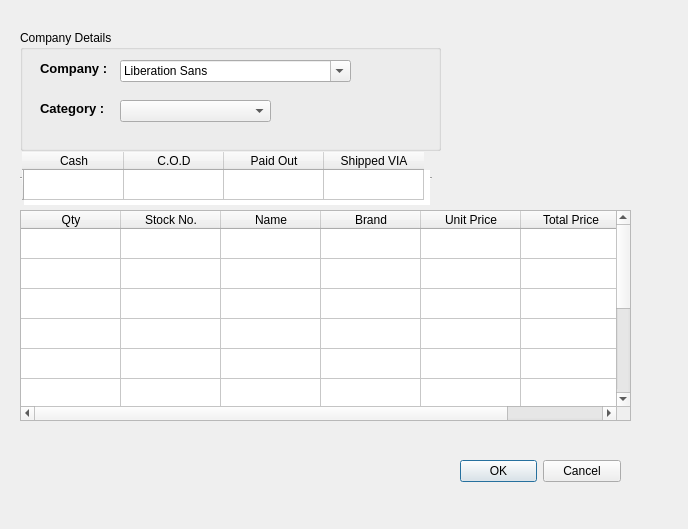
<?xml version="1.0" encoding="UTF-8"?>
<ui version="4.0">
 <class>RestockForm</class>
 <widget class="QWidget" name="RestockForm">
  <property name="geometry">
   <rect>
    <x>0</x>
    <y>0</y>
    <width>688</width>
    <height>529</height>
   </rect>
  </property>
  <property name="windowTitle">
   <string>Form</string>
  </property>
  <widget class="QGroupBox" name="CompanygroupBox">
   <property name="geometry">
    <rect>
     <x>20</x>
     <y>30</y>
     <width>421</width>
     <height>121</height>
    </rect>
   </property>
   <property name="title">
    <string>Company Details</string>
   </property>
   <widget class="QLabel" name="companylabel">
    <property name="geometry">
     <rect>
      <x>20</x>
      <y>30</y>
      <width>71</width>
      <height>16</height>
     </rect>
    </property>
    <property name="font">
     <font>
      <pointsize>10</pointsize>
      <weight>75</weight>
      <bold>true</bold>
     </font>
    </property>
    <property name="text">
     <string>Company : </string>
    </property>
   </widget>
   <widget class="QFontComboBox" name="CompanyfontComboBox">
    <property name="geometry">
     <rect>
      <x>100</x>
      <y>30</y>
      <width>231</width>
      <height>22</height>
     </rect>
    </property>
   </widget>
   <widget class="QLabel" name="companylabel_2">
    <property name="geometry">
     <rect>
      <x>20</x>
      <y>70</y>
      <width>71</width>
      <height>16</height>
     </rect>
    </property>
    <property name="font">
     <font>
      <pointsize>10</pointsize>
      <weight>75</weight>
      <bold>true</bold>
     </font>
    </property>
    <property name="text">
     <string>Category : </string>
    </property>
   </widget>
   <widget class="QComboBox" name="comboBox">
    <property name="geometry">
     <rect>
      <x>100</x>
      <y>70</y>
      <width>151</width>
      <height>22</height>
     </rect>
    </property>
   </widget>
  </widget>
  <widget class="QTableWidget" name="tableWidget">
   <property name="geometry">
    <rect>
     <x>20</x>
     <y>150</y>
     <width>412</width>
     <height>57</height>
    </rect>
   </property>
   <property name="tabletTracking">
    <bool>false</bool>
   </property>
   <property name="frameShape">
    <enum>QFrame::HLine</enum>
   </property>
   <property name="sizeAdjustPolicy">
    <enum>QAbstractScrollArea::AdjustToContents</enum>
   </property>
   <property name="dragEnabled">
    <bool>true</bool>
   </property>
   <attribute name="horizontalHeaderStretchLastSection">
    <bool>false</bool>
   </attribute>
   <row>
    <property name="text">
     <string/>
    </property>
   </row>
   <column>
    <property name="text">
     <string>Cash</string>
    </property>
   </column>
   <column>
    <property name="text">
     <string>C.O.D</string>
    </property>
   </column>
   <column>
    <property name="text">
     <string>Paid Out</string>
    </property>
   </column>
   <column>
    <property name="text">
     <string>Shipped VIA</string>
    </property>
   </column>
  </widget>
  <widget class="QTableWidget" name="orderrecomview">
   <property name="geometry">
    <rect>
     <x>20</x>
     <y>210</y>
     <width>611</width>
     <height>211</height>
    </rect>
   </property>
   <property name="sizeAdjustPolicy">
    <enum>QAbstractScrollArea::AdjustToContents</enum>
   </property>
   <property name="dragEnabled">
    <bool>true</bool>
   </property>
   <property name="rowCount">
    <number>10</number>
   </property>
   <attribute name="verticalHeaderVisible">
    <bool>false</bool>
   </attribute>
   <row/>
   <row/>
   <row/>
   <row/>
   <row/>
   <row/>
   <row/>
   <row/>
   <row/>
   <row/>
   <column>
    <property name="text">
     <string>Qty</string>
    </property>
   </column>
   <column>
    <property name="text">
     <string>Stock No.</string>
    </property>
   </column>
   <column>
    <property name="text">
     <string>Name</string>
    </property>
   </column>
   <column>
    <property name="text">
     <string>Brand</string>
    </property>
   </column>
   <column>
    <property name="text">
     <string>Unit Price</string>
    </property>
   </column>
   <column>
    <property name="text">
     <string>Total Price</string>
    </property>
   </column>
  </widget>
  <widget class="QDialogButtonBox" name="buttonBox">
   <property name="geometry">
    <rect>
     <x>460</x>
     <y>460</y>
     <width>161</width>
     <height>23</height>
    </rect>
   </property>
   <property name="standardButtons">
    <set>QDialogButtonBox::Cancel|QDialogButtonBox::Ok</set>
   </property>
  </widget>
 </widget>
 <resources/>
 <connections/>
</ui>
